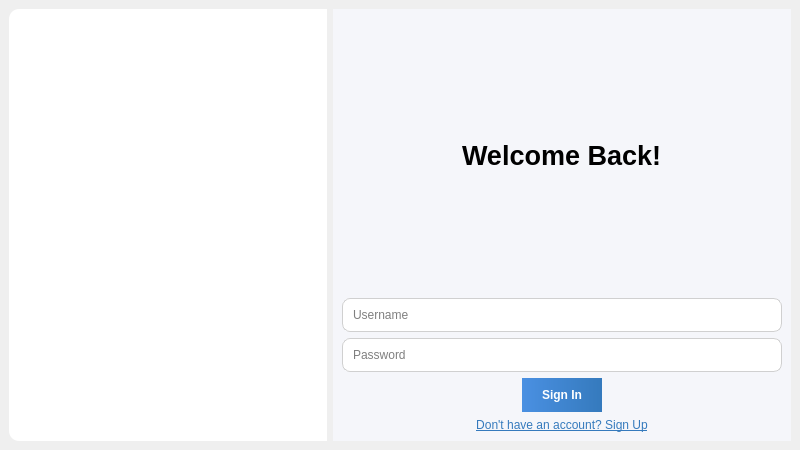
<?xml version="1.0" encoding="UTF-8"?>
<ui version="4.0">
 <class>LoginWindow</class>
 <widget class="QMainWindow" name="LoginWindow">
  <property name="geometry">
   <rect>
    <x>0</x>
    <y>0</y>
    <width>800</width>
    <height>450</height>
   </rect>
  </property>
  <property name="windowTitle">
   <string>Sign In</string>
  </property>
  <widget class="QWidget" name="centralwidget">
   <layout class="QHBoxLayout" name="horizontalLayout">
    <item>
     <widget class="QFrame" name="leftFrame">
      <property name="minimumSize">
       <size>
        <width>300</width>
        <height>0</height>
       </size>
      </property>
      <property name="styleSheet">
       <string notr="true">background-color: #FFFFFF;
border-top-left-radius: 10px;
border-bottom-left-radius: 10px;</string>
      </property>
      <layout class="QVBoxLayout" name="verticalLayout_2">
       <item>
        <widget class="QLabel" name="logoLabel">
            <property name="minimumSize">
                <size>
                    <width>300</width>
                    <height>300</height>
                </size>
            </property>
            <property name="pixmap">
                <pixmap></pixmap>
            </property>
            <property name="scaledContents">
                <bool>true</bool>
            </property>
        </widget>
       </item>
       <item>
        <spacer name="verticalSpacer">
         <property name="orientation">
          <enum>Qt::Vertical</enum>
         </property>
         <property name="sizeHint" stdset="0">
          <size>
           <width>20</width>
           <height>300</height>
          </size>
         </property>
        </spacer>
       </item>
      </layout>
     </widget>
    </item>

    <item>
     <widget class="QFrame" name="rightFrame">
      <property name="styleSheet">
       <string notr="true">background-color: #F5F6FA;</string>
      </property>
      <layout class="QVBoxLayout" name="verticalLayout">
       <item alignment="Qt::AlignHCenter">
        <widget class="QLabel" name="titleLabel">
         <property name="font">
          <font>
           <pointsize>20</pointsize>
           <bold>true</bold>
          </font>
         </property>
         <property name="text">
          <string>Welcome Back!</string>
         </property>
        </widget>
       </item>

       <item>
        <widget class="QLineEdit" name="nameInput">
         <property name="styleSheet">
          <string notr="true">QLineEdit {
 border: 1px solid #D0D0D0;
 border-radius: 8px;
 padding: 8px;
 background-color: white;
}</string>
         </property>
         <property name="placeholderText">
          <string>Username</string>
         </property>
        </widget>
       </item>

       <item>
        <widget class="QLineEdit" name="passwordInput">
         <property name="styleSheet">
          <string notr="true">QLineEdit {
 border: 1px solid #D0D0D0;
 border-radius: 8px;
 padding: 8px;
 background-color: white;
}</string>
         </property>
         <property name="echoMode">
          <enum>QLineEdit::Password</enum>
         </property>
         <property name="placeholderText">
          <string>Password</string>
         </property>
        </widget>
       </item>

       <item alignment="Qt::AlignHCenter">
        <widget class="QPushButton" name="signInButton">
         <property name="styleSheet">
          <string notr="true">QPushButton {
 background-color: qlineargradient(spread:pad, x1:0, y1:0, x2:1, y2:0, stop:0 #4A90E2, stop:1 #357ABD);
 color: white;
 border-radius: 20px;
 padding: 10px 20px;
 font-weight: bold;
}
QPushButton:hover {
 background-color: qlineargradient(spread:pad, x1:0, y1:0, x2:1, y2:0, stop:0 #5AA0F2, stop:1 #468BDC);
}</string>
         </property>
         <property name="text">
          <string>Sign In</string>
         </property>
        </widget>
       </item>

       <item alignment="Qt::AlignHCenter">
        <widget class="QPushButton" name="signUpButton">
         <property name="styleSheet">
          <string notr="true">QPushButton {
 background-color: transparent;
 color: #357ABD;
 border: none;
 text-decoration: underline;
}
QPushButton:hover {
 color: #5AA0F2;
}</string>
         </property>
         <property name="text">
          <string>Don't have an account? Sign Up</string>
         </property>
        </widget>
       </item>

      </layout>
     </widget>
    </item>
   </layout>
  </widget>
 </widget>
 <resources/>
 <connections/>
</ui>
